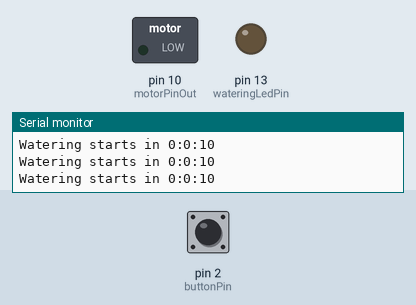
Recording of a sketch running on a simulated Arduino Uno, built with avr-gcc and run on an emulated ATmega328P. On the bench: switched loads named in the sketch (green lamp = pin HIGH), output pins drawn as LEDs (lit = HIGH), the last lines printed to the serial monitor. Dashed ring = blinking. The inputs (shaded band) are chosen by the test bench; at power-on: pin 2 (buttonPin) LOW.

Above: at 1.2 s.
1.3 s: pin 2 (buttonPin) pulled HIGH for 0.15 s
At 2.4 s:
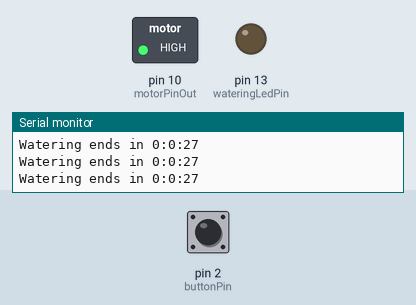
2.9 s: pin 2 (buttonPin) pulled HIGH for 1 s
At 3.5 s:
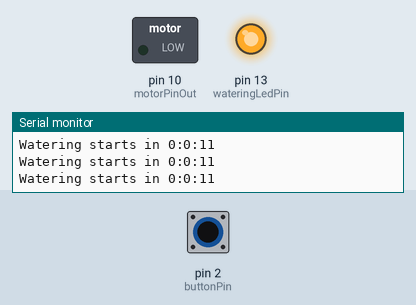
5.4 s: pin 2 (buttonPin) pulsed HIGH 2 times (0.12 s each, 0.3 s apart)
At 5.78 s:
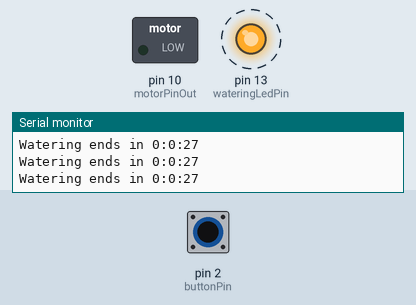
9.0 s: pin 2 (buttonPin) pulled HIGH for 3.2 s
At 10.2 s:
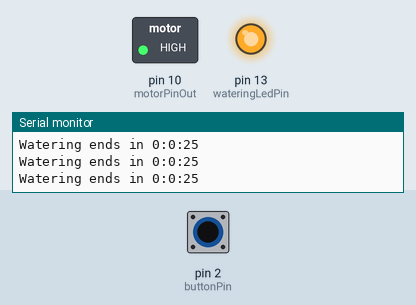
13.7 s: pin 2 (buttonPin) driven HIGH
At 14.1 s:
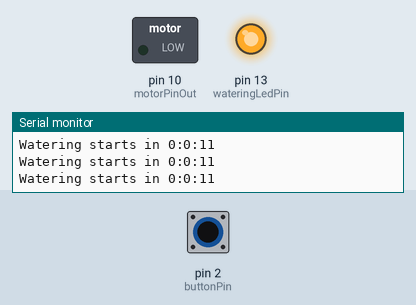
16.7 s: pin 2 (buttonPin) driven LOW
At 17.1 s:
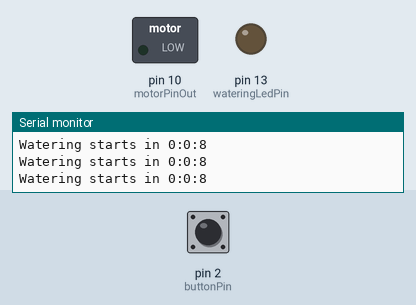
Timing chart, 0 to 19.7 s (numbered marks = the images above; inputs shaded):
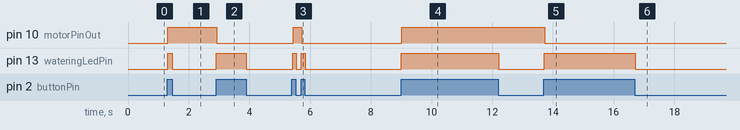

Measured:
- after the input at 1.3 s, pin 10 (motorPinOut): LOW → HIGH at once; pin 13 (wateringLedPin): LOW → HIGH at once, → LOW 0.16 s later
- after the input at 2.9 s, pin 10 (motorPinOut): HIGH → LOW at once; pin 13 (wateringLedPin): LOW → HIGH at once, → LOW 0.99 s later
- after the input at 5.4 s, pin 10 (motorPinOut): LOW → HIGH at once, → LOW 0.29 s later; pin 13 (wateringLedPin): alternates HIGH for 0.12 s and LOW for 0.17 s, 4 changes in all, then stays LOW, starting at once
- after the input at 9.0 s, pin 10 (motorPinOut): LOW → HIGH at once; pin 13 (wateringLedPin): LOW → HIGH at once, → LOW 3.2 s later
- after the input at 13.7 s, pin 10 (motorPinOut): HIGH → LOW at once; pin 13 (wateringLedPin): LOW → HIGH at once
- after the input at 16.7 s, pin 13 (wateringLedPin): HIGH → LOW at once

The sketch:

water_pumper.ino
```cpp
int motorPinOut = 10; //Pin starts water pump motor
const int buttonPin = 2;     // the number of the pushbutton pin
const int wateringLedPin =  13;      // the number of the LED pin
const double waterEveryMinutes=0.5;  // Time Interval pump starts watering process. In minutes.
const double wateringTimeInMinutes=0.2; // Time Watering Process takes. In minutes.
boolean isWatering = false; //
//"ALWAYS use unsigned long for timers, not int"
unsigned long lastWateringTime=millis()-(waterEveryMinutes*60*1000);   // Time of last watering. Milliseconds since Arduino program has started.
unsigned long wateringStartedTime=millis()-(wateringTimeInMinutes*60*1000);   //"ALWAYS use unsigned long for timers, not int"
boolean buttonState = false; //Button state, FALSE=unpressed, TRUE=pressed
int lastButtonState=buttonState; // Previous button state. Used to reduce state related signals spamming.
void setup() {
    Serial.begin(9600);
    pinMode(motorPinOut, OUTPUT);
    // initialize the LED pin as an output:
    pinMode(wateringLedPin, OUTPUT);
    // initialize the pushbutton pin as an input:
    pinMode(buttonPin, INPUT);
}

void loop() {

    if(isWatering){
        long timer=(wateringStartedTime+(wateringTimeInMinutes*60*1000))-millis();
        digitalWrite(motorPinOut, LOW);
        if(timer<=0){
            stopWatering();
            }else{
            printOuput("Watering starts in "+millisToTime(timer));
        }
        }else{
        digitalWrite(motorPinOut, HIGH);
        long timer=(lastWateringTime+(waterEveryMinutes*60*1000))-millis();
        if(timer<=0){
            startWatering();
            }else{
            printOuput("Watering ends in "+millisToTime(timer));
        }
    }
    buttonState = digitalRead(buttonPin);
    if (buttonState == HIGH){
        // turn LED on:
        digitalWrite(wateringLedPin, HIGH);
        }else{
        // turn LED off:
        digitalWrite(wateringLedPin, LOW);
    }
    // check if the pushbutton is pressed (buttonState is HIGH) AND if previous pushbutton state was different start or stop watering
    if (buttonState == HIGH && lastButtonState == LOW && !isWatering) {
        startWatering();
        } else if(buttonState == HIGH && lastButtonState == LOW && isWatering){
        stopWatering();
    }
    lastButtonState=buttonState;
}
void startWatering(){
    isWatering=true;
    printOuput("Watering starts");
    // start motor
    digitalWrite(motorPinOut, LOW);
    wateringStartedTime=millis();
    lastWateringTime=millis();
}
void stopWatering(){
    isWatering=false;
    printOuput("Watering ends");
    // stop motor
    digitalWrite(motorPinOut, HIGH);
}

String millisToTime(unsigned long milliseconds){
    int seconds = (int) (milliseconds / 1000) % 60 ;
    int minutes = (int) ((milliseconds / (1000*60)) % 60);
    int hours   = (int) ((milliseconds / (1000*60*60)) % 24);
    String timeString="";
    timeString=timeString+hours+":"+minutes+":"+seconds;
    return timeString;
}
void printOuput(String msg){
    Serial.print(msg+"\n");
}
```
